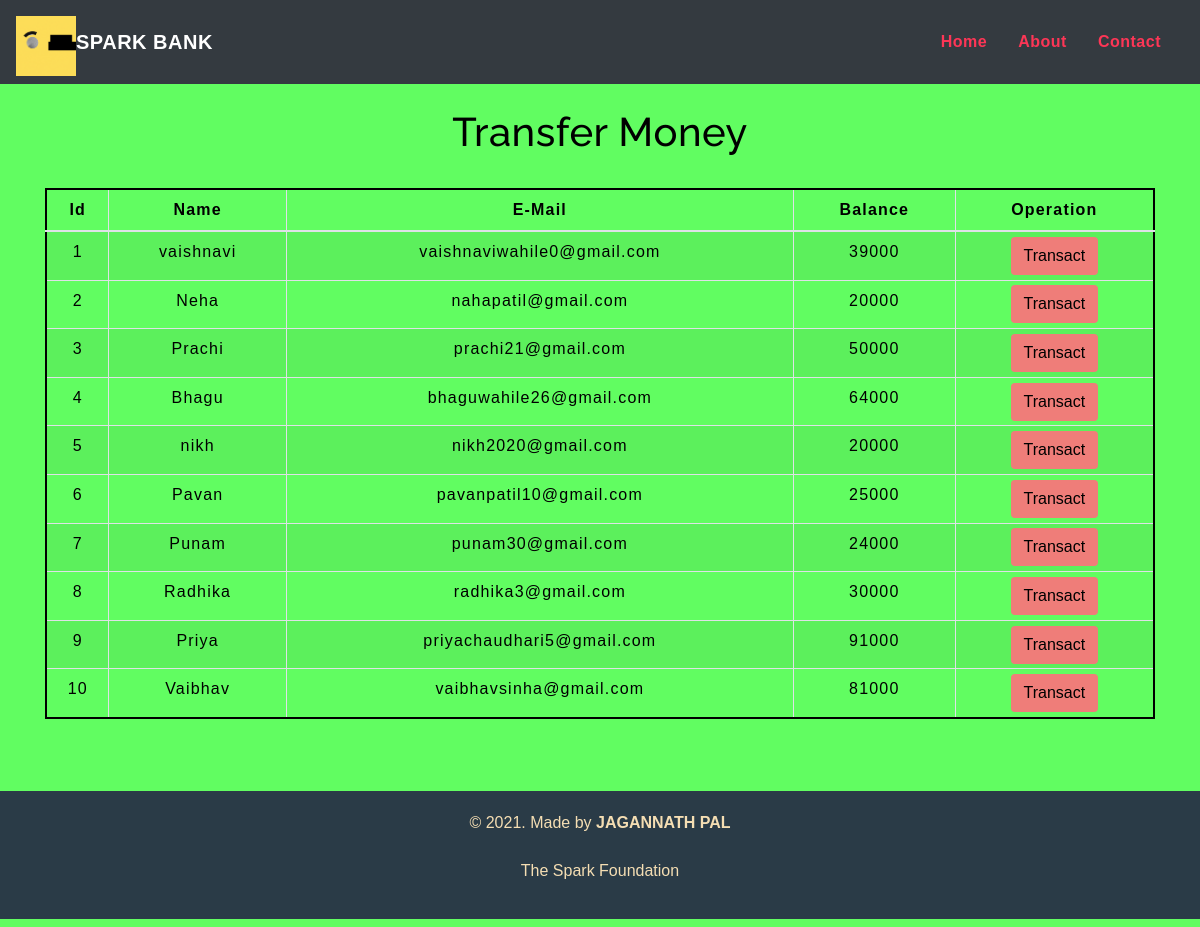
The app's page /transfermoney.php with its own data.
### tables this page shows
CREATE TABLE `users` (
  `id` int(3) NOT NULL,
  `name` text NOT NULL,
  `email` varchar(30) NOT NULL,
  `balance` int(8) NOT NULL
);

### transfermoney.php (the view, shortened to what this page needs)
<!DOCTYPE html>
<html lang="en">
<head>
    <link rel="stylesheet" href="https://maxcdn.bootstrapcdn.com/bootstrap/4.0.0/css/bootstrap.min.css">
    <link rel="stylesheet" type="text/css" href="css/table.css">
    <link rel="stylesheet" type="text/css" href="css/navbar.css">
</head>
<body style="background-color :#61fd61;">
<?php
    include 'config.php';
    $sql = "SELECT * FROM users";
    $result = mysqli_query($conn,$sql);
?>
<?php
  include 'navbar.php';
?>
<div class="container">
        <h2 class="text-center pt-4" style="color : black;">Transfer Money</h2>
        <br>
            <div class="row">
                <div class="col">
                    <div class="table-responsive-sm">
                    <table class="table table-hover table-sm table-striped table-condensed table-bordered" style="border-color:black; border-width:2px">
                        <thead style="color : black;">
                            <tr>
                            <th scope="col" class="text-center py-2">Id</th>
                            <th scope="col" class="text-center py-2">Name</th>
                            <th scope="col" class="text-center py-2">E-Mail</th>
                            <th scope="col" class="text-center py-2">Balance</th>
                            <th scope="col" class="text-center py-2">Operation</th>
                            </tr>
                        </thead>
                        <tbody>
                <?php
                    while($rows=mysqli_fetch_assoc($result)){
                ?>
                    <tr style="color : black;">
                        <td class="py-2"><?php echo $rows['id'] ?></td>
                        <td class="py-2"><?php echo $rows['name']?></td>
                        <td class="py-2"><?php echo $rows['email']?></td>
                        <td class="py-2"><?php echo $rows['balance']?></td>
                        <td><a href="selecteduserdetail.php?id= <?php echo $rows['id'] ;?>"> <button type="button" class="btn" style="background-color : #EF7D79;">Transact</button></a></td>
                    </tr>
                <?php
                    }
                ?>
                        </tbody>
                    </table>
                    </div>
                </div>
            </div>
         </div>
<?php
    include 'footer.php';
?>
<link rel="stylesheet" type="text/css" href="css/footer.css">
</body>
</html>

### navbar.php (shortened to what this page needs)
<nav class="navbar navbar-expand-md navbar-light bg-dark">
<img src="img/SPARK.gif" href="index.php" class="img-fluid pt-2" style ="height:1.8cm;"><br><br>
<a class="navbar-brand" href="index.php" style="color :white ;"><b>SPARK BANK</b></a>
<div class="collapse navbar-collapse" id="collapsibleNavbar">
      <ul class="navbar-nav ml-auto">
        <li class="nav-item">
          <a class="nav-link" href="index.php" style="color : #FD3656 ; "><b>Home</b></a>
        </li>
        <li class="nav-item">
          <a class="nav-link" href="about.php" style="color : #FD3656 ;"><b>About</b></a>
        </li>
        <li class="nav-item">
          <a class="nav-link" href="contact.php" style="color :#FD3656 ;"><b>Contact</b></a>
        </li>
    </div>
 </nav>

### footer.php
<footer class="text-center mt-5 py-2">
    <div class="foot">
        <p>&copy 2021. Made by <b>JAGANNATH PAL</b> <br><br> The Spark Foundation</p>
    </div>
</footer>

### css/table.css (style rules this page uses)
* { padding: 0; margin: 0; box-sizing: border-box; font-family: sans-serif; }
h2 { font-size: 40px; }
table { letter-spacing: 1.2px; border-width: 10px; }
td { text-align: center; }
button { border:none; background: #070707; transition: 1s; }

### css/navbar.css (style rules this page uses)
.nav-link { margin-right: 15px; color:#2F363F; letter-spacing: 0.5px; transition: 0.5s; position: relative; }
.navbar-brand { color: #4C4B4B; letter-spacing: 0.5px; }
h2 { color: #4C4B4B; letter-spacing: 0.5px; font-family: raleway; }

### css/footer.css (style rules this page uses)
.foot { background-color: #2A3B47; color: wheat; padding-top: 20px; padding-bottom: 20px; width: 100%; }

### transfermoney.php (style rules this page uses)
button { transition: 1.5s; }

### navbar.php (style rules this page uses)
a { border:none; }

### records on screen
users: id "1", name "vaishnavi", email "vaishnaviwahile0@gmail.com", balance "39000"
users: id "2", name "Neha", email "nahapatil@gmail.com", balance "20000"
users: id "3", name "Prachi", email "prachi21@gmail.com", balance "50000"
users: id "4", name "Bhagu", email "bhaguwahile26@gmail.com", balance "64000"
users: id "5", name "nikh", email "nikh2020@gmail.com", balance "20000"
users: id "6", name "Pavan", email "pavanpatil10@gmail.com", balance "25000"
users: id "7", name "Punam", email "punam30@gmail.com", balance "24000"
users: id "8", name "Radhika", email "radhika3@gmail.com", balance "30000"
users: id "9", name "Priya", email "priyachaudhari5@gmail.com", balance "91000"
users: id "10", name "Vaibhav", email "vaibhavsinha@gmail.com", balance "81000"
